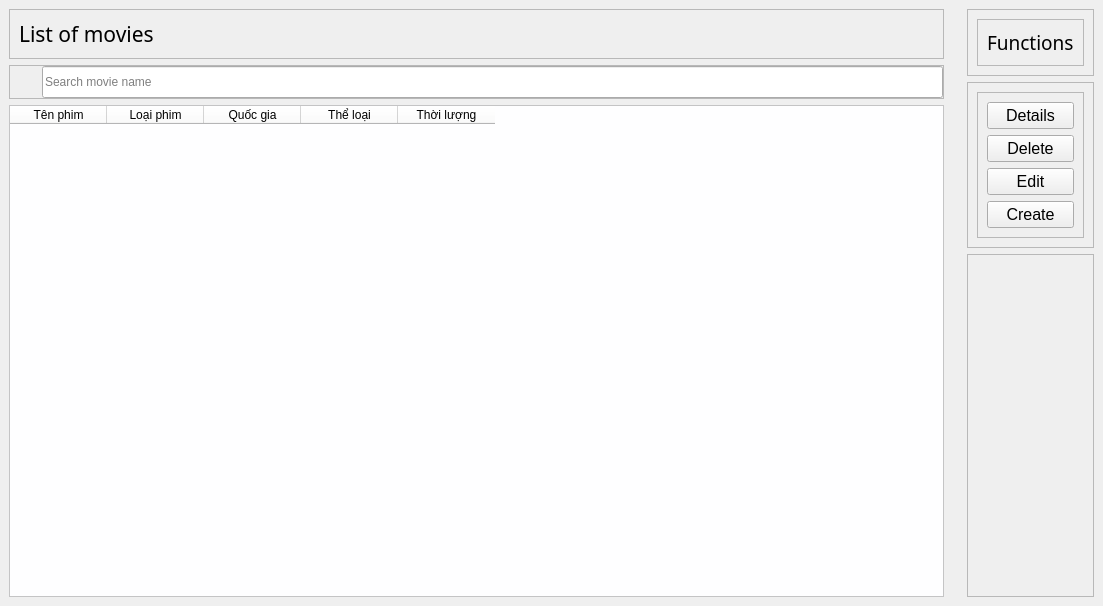
            <widget class="QWidget" name="mainFrame" native="true">
             <property name="sizePolicy">
              <sizepolicy hsizetype="Preferred" vsizetype="Preferred">
               <horstretch>0</horstretch>
               <verstretch>0</verstretch>
              </sizepolicy>
             </property>
             <property name="minimumSize">
              <size>
               <width>1103</width>
               <height>606</height>
              </size>
             </property>
             <property name="maximumSize">
              <size>
               <width>1103</width>
               <height>606</height>
              </size>
             </property>
             <layout class="QHBoxLayout" name="horizontalLayout_12">
              <property name="spacing">
               <number>5</number>
              </property>
              <property name="leftMargin">
               <number>0</number>
              </property>
              <property name="topMargin">
               <number>0</number>
              </property>
              <property name="rightMargin">
               <number>0</number>
              </property>
              <property name="bottomMargin">
               <number>0</number>
              </property>
              <item>
               <widget class="QWidget" name="widget_5" native="true">
                <property name="minimumSize">
                 <size>
                  <width>0</width>
                  <height>0</height>
                 </size>
                </property>
                <layout class="QVBoxLayout" name="verticalLayout_6">
                 <item>
                  <widget class="QFrame" name="frame_5">
                   <property name="font">
                    <font>
                     <pointsize>12</pointsize>
                     <weight>75</weight>
                     <bold>true</bold>
                    </font>
                   </property>
                   <property name="frameShape">
                    <enum>QFrame::StyledPanel</enum>
                   </property>
                   <property name="frameShadow">
                    <enum>QFrame::Raised</enum>
                   </property>
                   <layout class="QHBoxLayout" name="horizontalLayout_13">
                    <item alignment="Qt::AlignLeft|Qt::AlignTop">
                     <widget class="QLabel" name="label_14">
                      <property name="font">
                       <font>
                        <family>Segoe UI Black</family>
                        <pointsize>16</pointsize>
                        <weight>10</weight>
                        <italic>false</italic>
                        <bold>false</bold>
                       </font>
                      </property>
                      <property name="styleSheet">
                       <string notr="true">font: 87 16pt &quot;Segoe UI Black&quot;;</string>
                      </property>
                      <property name="text">
                       <string>List of movies</string>
                      </property>
                     </widget>
                    </item>
                   </layout>
                  </widget>
                 </item>
                 <item>
                  <widget class="QFrame" name="searchMoiveName">
                   <property name="minimumSize">
                    <size>
                     <width>200</width>
                     <height>0</height>
                    </size>
                   </property>
                   <property name="frameShape">
                    <enum>QFrame::StyledPanel</enum>
                   </property>
                   <property name="frameShadow">
                    <enum>QFrame::Raised</enum>
                   </property>
                   <layout class="QHBoxLayout" name="horizontalLayout_54">
                    <property name="spacing">
                     <number>0</number>
                    </property>
                    <property name="leftMargin">
                     <number>0</number>
                    </property>
                    <property name="topMargin">
                     <number>0</number>
                    </property>
                    <property name="rightMargin">
                     <number>0</number>
                    </property>
                    <property name="bottomMargin">
                     <number>0</number>
                    </property>
                    <item>
                     <widget class="QLabel" name="label_54">
                      <property name="minimumSize">
                       <size>
                        <width>32</width>
                        <height>32</height>
                       </size>
                      </property>
                      <property name="maximumSize">
                       <size>
                        <width>32</width>
                        <height>32</height>
                       </size>
                      </property>
                      <property name="text">
                       <string/>
                      </property>
                      <property name="pixmap">
                       <pixmap>../images/icons/RedIcons/search_ic.svg</pixmap>
                      </property>
                     </widget>
                    </item>
                    <item>
                     <widget class="QLineEdit" name="lineEdit_6">
                      <property name="sizePolicy">
                       <sizepolicy hsizetype="Expanding" vsizetype="Fixed">
                        <horstretch>0</horstretch>
                        <verstretch>0</verstretch>
                       </sizepolicy>
                      </property>
                      <property name="minimumSize">
                       <size>
                        <width>0</width>
                        <height>15</height>
                       </size>
                      </property>
                      <property name="maximumSize">
                       <size>
                        <width>16777215</width>
                        <height>32</height>
                       </size>
                      </property>
                      <property name="styleSheet">
                       <string notr="true">
font: 12pt &quot;Sans Serif Collection&quot;;</string>
                      </property>
                      <property name="placeholderText">
                       <string>Search movie name</string>
                      </property>
                     </widget>
                    </item>
                   </layout>
                  </widget>
                 </item>
                 <item>
                  <widget class="QTableWidget" name="tableWidget">
                   <property name="minimumSize">
                    <size>
                     <width>858</width>
                     <height>0</height>
                    </size>
                   </property>
                   <property name="maximumSize">
                    <size>
                     <width>16777215</width>
                     <height>16777215</height>
                    </size>
                   </property>
                   <property name="styleSheet">
                    <string notr="true">background-color: rgb(254, 254, 255);
font: 75 bold 10pt &quot;MS Shell Dlg 2&quot;;</string>
                   </property>
                   <property name="columnCount">
                    <number>5</number>
                   </property>
                   <attribute name="horizontalHeaderDefaultSectionSize">
                    <number>97</number>
                   </attribute>
                   <column>
                    <property name="text">
                     <string>Tên phim</string>
                    </property>
                   </column>
                   <column>
                    <property name="text">
                     <string>Loại phim</string>
                    </property>
                   </column>
                   <column>
                    <property name="text">
                     <string>Quốc gia</string>
                    </property>
                   </column>
                   <column>
                    <property name="text">
                     <string>Thể loại</string>
                    </property>
                   </column>
                   <column>
                    <property name="text">
                     <string>Thời lượng</string>
                    </property>
                   </column>
                  </widget>
                 </item>
                </layout>
               </widget>
              </item>
              <item alignment="Qt::AlignRight">
               <widget class="QWidget" name="widget_6" native="true">
                <layout class="QVBoxLayout" name="verticalLayout_7">
                 <item>
                  <widget class="QFrame" name="frame_14">
                   <property name="frameShape">
                    <enum>QFrame::StyledPanel</enum>
                   </property>
                   <property name="frameShadow">
                    <enum>QFrame::Raised</enum>
                   </property>
                   <layout class="QHBoxLayout" name="horizontalLayout_18">
                    <item>
                     <widget class="QFrame" name="frame_6">
                      <property name="frameShape">
                       <enum>QFrame::StyledPanel</enum>
                      </property>
                      <property name="frameShadow">
                       <enum>QFrame::Raised</enum>
                      </property>
                      <layout class="QHBoxLayout" name="horizontalLayout_14">
                       <item>
                        <widget class="QLabel" name="label_15">
                         <property name="font">
                          <font>
                           <family>Segoe UI Black</family>
                           <pointsize>14</pointsize>
                           <weight>10</weight>
                           <italic>false</italic>
                           <bold>false</bold>
                          </font>
                         </property>
                         <property name="styleSheet">
                          <string notr="true">font: 87 14pt &quot;Segoe UI Black&quot;;</string>
                         </property>
                         <property name="text">
                          <string>Functions</string>
                         </property>
                        </widget>
                       </item>
                      </layout>
                     </widget>
                    </item>
                   </layout>
                  </widget>
                 </item>
                 <item alignment="Qt::AlignTop">
                  <widget class="QFrame" name="frame_13">
                   <property name="frameShape">
                    <enum>QFrame::StyledPanel</enum>
                   </property>
                   <property name="frameShadow">
                    <enum>QFrame::Raised</enum>
                   </property>
                   <layout class="QHBoxLayout" name="horizontalLayout_17">
                    <item>
                     <widget class="QFrame" name="frame_7">
                      <property name="frameShape">
                       <enum>QFrame::StyledPanel</enum>
                      </property>
                      <property name="frameShadow">
                       <enum>QFrame::Raised</enum>
                      </property>
                      <layout class="QVBoxLayout" name="verticalLayout_8">
                       <item>
                        <widget class="QPushButton" name="pushButtonDetails">
                         <property name="font">
                          <font>
                           <pointsize>12</pointsize>
                          </font>
                         </property>
                         <property name="text">
                          <string>Details</string>
                         </property>
                         <property name="icon">
                          <iconset>
                           <normaloff>../images/icons/WhiteIcons/file-text_ic.svg</normaloff>../images/icons/WhiteIcons/file-text_ic.svg</iconset>
                         </property>
                         <property name="iconSize">
                          <size>
                           <width>32</width>
                           <height>32</height>
                          </size>
                         </property>
                        </widget>
                       </item>
                       <item>
                        <widget class="QPushButton" name="pushButtonDelete">
                         <property name="font">
                          <font>
                           <pointsize>12</pointsize>
                          </font>
                         </property>
                         <property name="text">
                          <string>Delete</string>
                         </property>
                         <property name="icon">
                          <iconset>
                           <normaloff>../images/icons/WhiteIcons/delete_ic.svg</normaloff>../images/icons/WhiteIcons/delete_ic.svg</iconset>
                         </property>
                         <property name="iconSize">
                          <size>
                           <width>32</width>
                           <height>32</height>
                          </size>
                         </property>
                        </widget>
                       </item>
                       <item>
                        <widget class="QPushButton" name="pushButtonEdit">
                         <property name="font">
                          <font>
                           <pointsize>12</pointsize>
                          </font>
                         </property>
                         <property name="layoutDirection">
                          <enum>Qt::LeftToRight</enum>
                         </property>
                         <property name="text">
                          <string>Edit</string>
                         </property>
                         <property name="icon">
                          <iconset>
                           <normaloff>../images/icons/WhiteIcons/edit_ic.svg</normaloff>../images/icons/WhiteIcons/edit_ic.svg</iconset>
                         </property>
                         <property name="iconSize">
                          <size>
                           <width>32</width>
                           <height>32</height>
                          </size>
                         </property>
                         <property name="checkable">
                          <bool>false</bool>
                         </property>
                        </widget>
                       </item>
                       <item>
                        <widget class="QPushButton" name="pushButtonCreate">
                         <property name="font">
                          <font>
                           <pointsize>12</pointsize>
                          </font>
                         </property>
                         <property name="text">
                          <string>Create</string>
                         </property>
                         <property name="icon">
                          <iconset>
                           <normaloff>../images/icons/WhiteIcons/create_ic.svg</normaloff>../images/icons/WhiteIcons/create_ic.svg</iconset>
                         </property>
                         <property name="iconSize">
                          <size>
                           <width>32</width>
                           <height>32</height>
                          </size>
                         </property>
                        </widget>
                       </item>
                      </layout>
                     </widget>
                    </item>
                   </layout>
                  </widget>
                 </item>
                 <item>
                  <widget class="QFrame" name="frame_15">
                   <property name="frameShape">
                    <enum>QFrame::StyledPanel</enum>
                   </property>
                   <property name="frameShadow">
                    <enum>QFrame::Raised</enum>
                   </property>
                   <layout class="QHBoxLayout" name="horizontalLayout_19">
                    <item>
                     <widget class="QLabel" name="label_16">
                      <property name="maximumSize">
                       <size>
                        <width>50</width>
                        <height>50</height>
                       </size>
                      </property>
                      <property name="font">
                       <font>
                        <pointsize>12</pointsize>
                       </font>
                      </property>
                      <property name="text">
                       <string/>
                      </property>
                      <property name="pixmap">
                       <pixmap>C:/Users/Nhu Anh/.designer/images/Admin/UEL_Logo.png</pixmap>
                      </property>
                      <property name="scaledContents">
                       <bool>true</bool>
                      </property>
                     </widget>
                    </item>
                    <item>
                     <spacer name="verticalSpacer">
                      <property name="orientation">
                       <enum>Qt::Vertical</enum>
                      </property>
                      <property name="sizeHint" stdset="0">
                       <size>
                        <width>20</width>
                        <height>40</height>
                       </size>
                      </property>
                     </spacer>
                    </item>
                    <item>
                     <widget class="QLabel" name="label_22">
                      <property name="maximumSize">
                       <size>
                        <width>50</width>
                        <height>50</height>
                       </size>
                      </property>
                      <property name="text">
                       <string/>
                      </property>
                      <property name="pixmap">
                       <pixmap>C:/Users/Nhu Anh/.designer/images/Admin/FIS_Logo.png</pixmap>
                      </property>
                      <property name="scaledContents">
                       <bool>true</bool>
                      </property>
                     </widget>
                    </item>
                   </layout>
                  </widget>
                 </item>
                </layout>
               </widget>
              </item>
             </layout>
            </widget>
